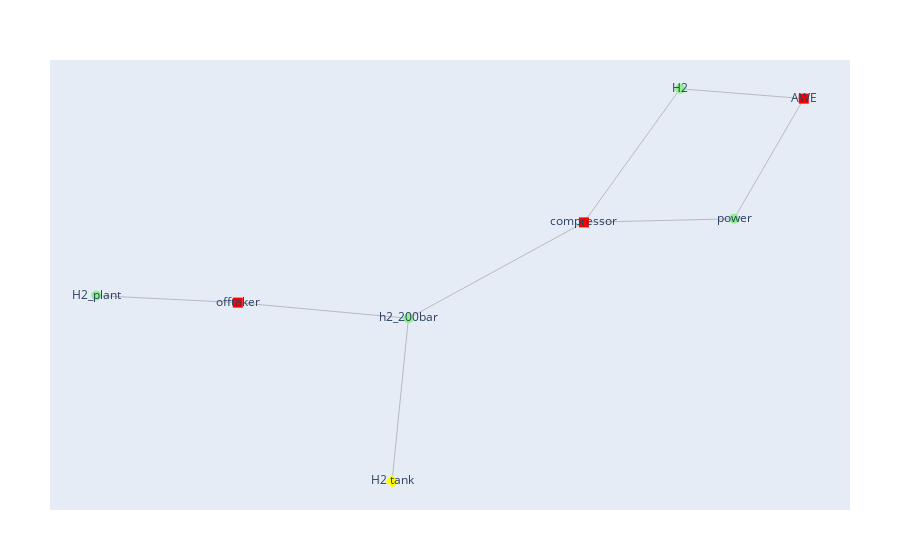

The notebook cell this image was saved under:
### Markdown cell above
The new problem looks like this:

### Code cell
problem = Problem(i=[windIn],p=[alk,offtaker,h2Comp],o=[h2,cut],st=[h2Store])
vivi_graph(problem)

### Figure 1 — Plotly figure (JSON) as saved in the notebook; plotly's stock layout.template omitted (floating-point values rounded to 4 significant figures)
{"data": [{"line": {"color": "#888", "width": 0.5}, "mode": "lines", "type": "scatter", "x": [1, 0.6505, null, -0.5999, -1, null, 0.3786, -0.1175, null, -0.1638, -0.1175, null, -0.1175, -0.5999, null, 0.803, 1, null, 0.803, 0.3786, null, 0.6505, 0.3786, null], "y": [0.9496, 1, null, -0.08976, -0.05389, null, 0.3191, -0.1697, null, -1, -0.1697, null, -0.1697, -0.08976, null, 0.3376, 0.9496, null, 0.3376, 0.3191, null, 1, 0.3191, null]}, {"marker": {"color": "red", "size": 10, "symbol": "square"}, "mode": "markers+text", "name": "Process", "text": ["AWE", "offtaker", "compressor"], "type": "scatter", "x": [1, -0.5999, 0.3786], "y": [0.9496, -0.08976, 0.3191]}, {"marker": {"color": "yellow", "size": 10, "symbol": "diamond"}, "mode": "markers+text", "name": "Storage", "text": ["H2 tank"], "type": "scatter", "x": [-0.1638], "y": [-1]}, {"marker": {"color": "#90EE90", "size": 10, "symbol": "circle"}, "mode": "markers+text", "name": "Resource", "text": ["h2_200bar", "power", "H2_plant", "H2"], "type": "scatter", "x": [-0.1175, 0.803, -1, 0.6505], "y": [-0.1697, 0.3376, -0.05389, 1]}], "layout": {"hovermode": "closest", "margin": {"b": 50, "l": 50, "r": 50, "t": 60}, "showarrow": false, "showlegend": false, "titlefont": {"size": 16}, "xaxis": {"showgrid": false, "showticklabels": false, "zeroline": false}, "yaxis": {"showgrid": false, "showticklabels": false, "zeroline": false}}}
